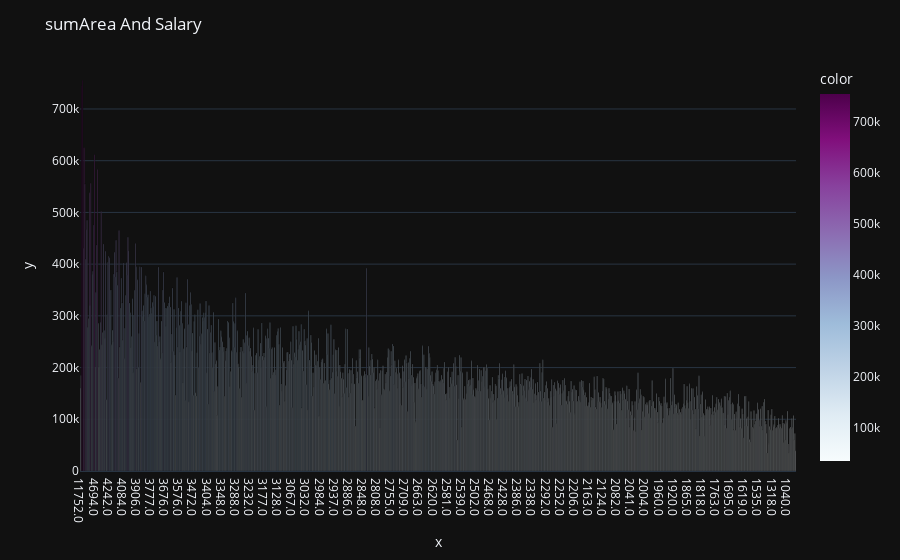

Notebook code for this chart:
### Code cell
fig=px.bar(df,
    x=sumArea.index.astype(str),
    y=sumArea.values,
    color_continuous_scale="BuPu",
    color=sumArea.values,
    text=np.round(sumArea.values,2)
)

fig.update_layout(
    title="sumArea And Salary",
    template="plotly_dark"
)

fig.show()

### Figure 1 — Plotly figure (JSON) as saved in the notebook; plotly's stock layout.template omitted (floating-point values rounded to 4 significant figures; data arrays with more than 128 entries replaced by an {"elided": "..."} marker saying what was removed)
{"data": [{"alignmentgroup": "True", "hovertemplate": "x=%{x}<br>y=%{y}<br>text=%{text}<br>color=%{marker.color}<extra></extra>", "legendgroup": "", "marker": {"color": {"elided": "963 float values"}, "coloraxis": "coloraxis", "pattern": {"shape": ""}}, "name": "", "offsetgroup": "", "orientation": "v", "showlegend": false, "text": {"elided": "963 float values"}, "textposition": "auto", "type": "bar", "x": {"elided": "963 str values"}, "xaxis": "x", "y": {"elided": "963 float values"}, "yaxis": "y"}], "layout": {"barmode": "relative", "coloraxis": {"colorbar": {"title": {"text": "color"}}, "colorscale": [[0, "rgb(247,252,253)"], [0.125, "rgb(224,236,244)"], [0.25, "rgb(191,211,230)"], [0.375, "rgb(158,188,218)"], [0.5, "rgb(140,150,198)"], [0.625, "rgb(140,107,177)"], [0.75, "rgb(136,65,157)"], [0.875, "rgb(129,15,124)"], [1, "rgb(77,0,75)"]]}, "legend": {"tracegroupgap": 0}, "margin": {"t": 60}, "title": {"text": "sumArea And Salary"}, "xaxis": {"anchor": "y", "domain": [0, 1], "title": {"text": "x"}}, "yaxis": {"anchor": "x", "domain": [0, 1], "title": {"text": "y"}}}}
